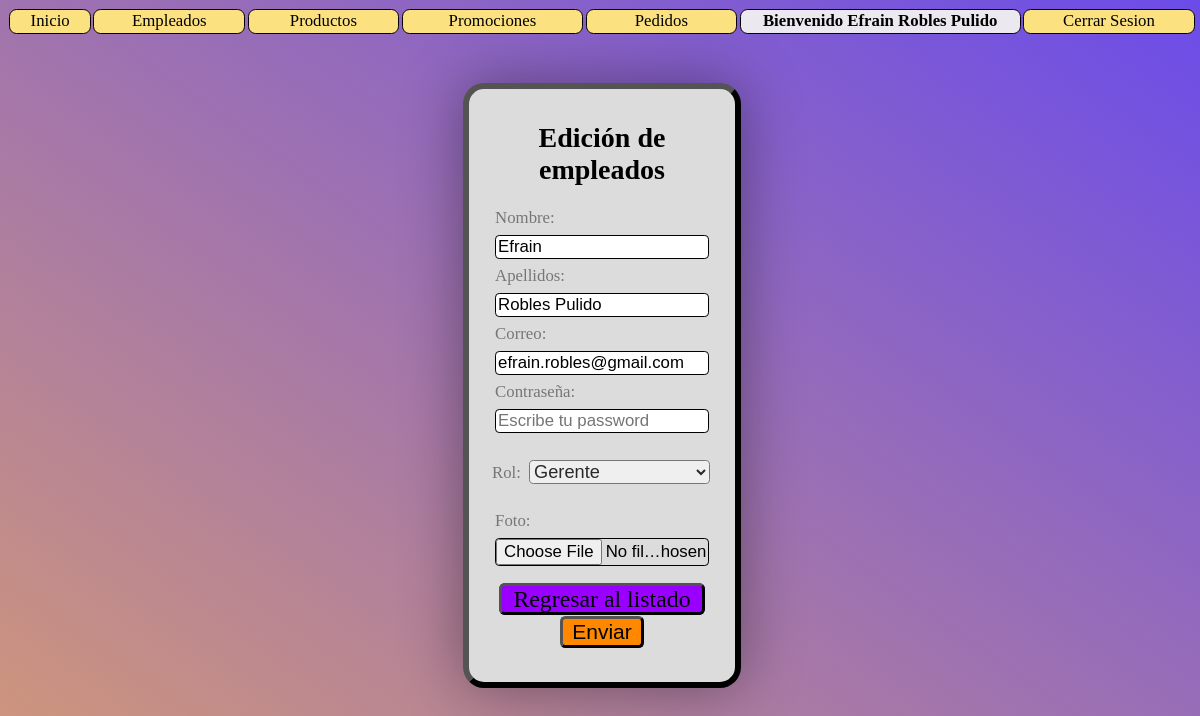
Screenshot of /B8/Administrador/empleados_editar.php?id=1 (signed in) with the database file from the repository.
### tables this page shows
CREATE TABLE `empleados` (
  `id` int(11) NOT NULL,
  `nombre` varchar(128) NOT NULL,
  `apellidos` varchar(128) NOT NULL,
  `correo` varchar(128) NOT NULL,
  `pass` varchar(32) NOT NULL,
  `rol` int(1) NOT NULL,
  `archivo_n` varchar(255) NOT NULL,
  `archivo` varchar(128) NOT NULL,
  `status` int(1) NOT NULL DEFAULT 1,
  `eliminado` int(1) NOT NULL DEFAULT 0
);

### B8/Administrador/empleados_editar.php (the view, shortened to what this page needs)
<?php
    $con = conecta();
    $id = $_REQUEST['id'];
?>
<html>
    <head>
        <link href="./css/style_formData.css?v=<?php echo time(); ?>" rel="stylesheet" type="text/css">
    </head>
    <body>
        <?php include('menu.php'); ?>
        <br><br><br>
        <form name="Forma01" id="Forma01" method="post" action="./empleados_actualiza.php" enctype="multipart/form-data">
            <h1>Edición de empleados</h1>
            <?php
                $sql = "SELECT * FROM empleados
                WHERE id = $id AND eliminado = 0";
                $res = $con->query($sql);
                if ($row = $res->fetch_assoc()) {
                    $nombre = $row["nombre"];
                    $apellidos = $row["apellidos"];
                    $correo = $row["correo"];
                    $rol = $row["rol"];
                } else {
                    header("Location: empleados_lista.php");
                }
            ?>
            <label for ="nombre">Nombre:</label>
            <input type="text" name="nombre" id="nombre" value="<?php echo $nombre; ?>" placeholder="Escribe tu nombre ">
            <label for="apellidos">Apellidos:</label>
            <input type="text" name="apellidos" id="apellidos" value="<?php echo $apellidos; ?>" placeholder="Escribe tu apellidos ">
            <label for="correo">Correo:</label>
            <input onblur="validarCorreo();" type="text" name="correo" id="correo" value="<?php echo $correo; ?>"placeholder="Escribe tu correo ">
            <label for="pass">Contraseña:</label>
            <input type="password" name="pass" id="pass" placeholder="Escribe tu password "> <br><br>
            <label id="roles" for="rol">Rol:</label>
            <select name="rol" id="rol">
                <option value="1" <?php if ($rol == 1) echo 'selected="selected"';?>>Gerente</option>
            </select>
            <br><br>
            <label for="archivo" >Foto:</label>
            <input type="file" name="archivo" id="archivo"><br><br>
            <a class="opciones" id="regresar" href="./empleados_lista.php">Regresar al listado</a>
            <input class="opciones" id="enviar" type="submit" onclick="validarCampos(); return false;" value="Enviar"><br><br>
            </form>
    </body>
</html>

### B8/Administrador/css/style_formData.css (style rules this page uses)
body { background: linear-gradient(-145deg,#5835e6e2,#d19674f9); font-size: 14px; width: 99%; }
#Forma01 { margin:auto; padding: 1em; text-align: center; width:20%; box-shadow: 0 0 60px #00000061; background-color: gainsboro; border-radius: 1.5em; border: 6px outset black; }
#Forma01 input, #Forma01 #regresar { font-size: 1.2em; border: 1px solid black; border-radius: 0.25em; width: 90%; margin: 1.6% 0; }
#Forma01 select { font-size: 1.3em; width: 76%; border-radius: 0.25em; margin: 3% 2%; color: #2a2929; }
#Forma01 label { color:#767676; font-size: 1.2em; display: block; padding: 1.4% 0; width: 100%; text-align: left; margin-left: 5%; }
#Forma01 #roles { display:inline; margin-left: 1%; }
h1 { text-align: center; }
#Forma01 #regresar { font-size: 1.7em; color:#000000; border: 3px outset black; background-color: #9900ff; padding:0em 0.5em; text-decoration: none; width: 5em; }
#Forma01 #enviar { font-size: 1.5em; color:#000000; border: 3px outset black; background-color: #ff8800; padding: 0.05em 0.1em; width: 4em; }

### rows the page displays
empleados: nombre "Efrain", apellidos "Robles Pulido", correo "efrain.robles@gmail.com", rol "Gerente"

### other values shown
$_SESSION['nombreUser'] "Efrain Robles Pulido"
